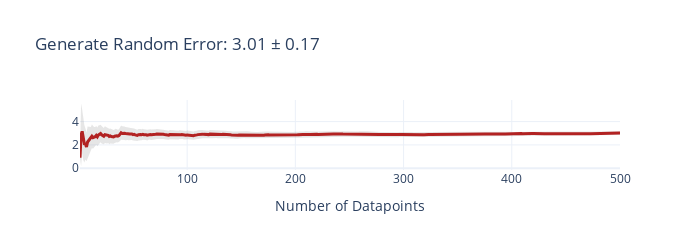
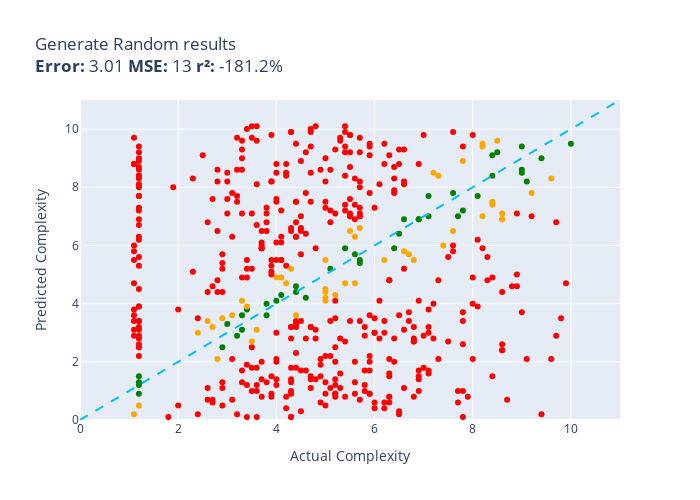

Notebook code cell kept with these figures, in order:
### Markdown cell above
#### Evaluator tests..

### Code cell
import random
random.seed(42)

def generate_random(code):
  num = random.randint(1,101)
  return num / 10.0

evaluate(generate_random, test_set, size=test_size)

### Figure 1 — Plotly figure (JSON) as saved in the notebook; plotly's stock layout.template omitted (floating-point values rounded to 4 significant figures; data arrays with more than 128 entries replaced by an {"elided": "..."} marker saying what was removed)
{"data": [{"fill": "toself", "fillcolor": "rgba(128,128,128,0.2)", "hoverinfo": "skip", "line": {"color": "rgba(255,255,255,0)"}, "name": "95% CI", "showlegend": false, "type": "scatter", "x": {"elided": "1000 int values"}, "y": {"elided": "1000 float values"}}, {"customdata": {"elided": "500x1 float values"}, "hovertemplate": "n=%{x}<br>Avg Error=%{y:,.2f}<br>±95% CI=%{customdata[0]:,.2f}<extra></extra>", "line": {"color": "firebrick", "width": 3}, "mode": "lines", "name": "Cumulative Avg Error", "type": "scatter", "x": {"elided": "500 int values"}, "y": {"elided": "500 float values"}}], "layout": {"height": 250, "showlegend": false, "title": {"text": "Generate Random Error: 3.01 ± 0.17"}, "width": 700, "xaxis": {"title": {"text": "Number of Datapoints"}}}}

### Figure 2 — Plotly figure (JSON) as saved in the notebook; plotly's stock layout.template omitted (floating-point values rounded to 4 significant figures; data arrays with more than 128 entries replaced by an {"elided": "..."} marker saying what was removed)
{"data": [{"customdata": [["(function (stmt, cfg) { this.log(\"saveSt...<br>Guess=8.2 Actual=9.1"], ["const decojs = (str) => { var i , curCha...<br>Guess=9.5 Actual=10.0"], ["const parent = () => { var ce = this.con...<br>Guess=2.9 Actual=3.2"], ["(function(rm, oRoadMap, oStep, aAddition...<br>Guess=8.4 Actual=8.4"], ["const getFormatterResults = () => { cons...<br>Guess=1.3 Actual=1.2"], ["const activateSender = (callback, sender...<br>Guess=3.8 Actual=3.4"], ["const computeStackTrace = (ex, depth) =>...<br>Guess=5.9 Actual=6.4"], ["const setbit = (key, offset, value, req)...<br>Guess=4.6 Actual=4.4"], ["const eq = (a, b, stack) => { // Identic...<br>Guess=9.0 Actual=9.4"], ["const getReference = ( referenceFile ) =...<br>Guess=6.9 Actual=6.6"], ["(function(editorContext, context, astMan...<br>Guess=7.2 Actual=7.8"], ["const fitWithPointLabels = (scale) => { ...<br>Guess=6.4 Actual=6.5"], ["(function(name, value) { var self = this...<br>Guess=0.9 Actual=1.2"], ["(function(index, filters) { // We begin ...<br>Guess=7.7 Actual=7.1"], ["const getSott = (callback, config, start...<br>Guess=1.5 Actual=1.2"], ["(function (code, options) { var exports ...<br>Guess=7.8 Actual=7.6"], ["(function (widgetName, widgetSkinObj) { ...<br>Guess=7.0 Actual=7.7"], ["(function(item) { var id = item.id || it...<br>Guess=4.2 Actual=4.6"], ["const rehydrate = (scope, obj, def, node...<br>Guess=9.4 Actual=9.0"], ["(function() { var self = this; // Stop p...<br>Guess=6.9 Actual=6.9"], ["const touchstart = (e) => { var i = -1, ...<br>Guess=4.0 Actual=3.8"], ["(function (oImport) { var bIsFileValid =...<br>Guess=4.4 Actual=4.4"], ["const parseSwitchCase = () => { var test...<br>Guess=4.3 Actual=4.1"], ["(function (node) { var recMarker = jsonU...<br>Guess=3.1 Actual=3.3"], ["const copyOwnProperties = (src, dst, ove...<br>Guess=3.6 Actual=3.3"], ["const CleanValue = (config, value) => { ...<br>Guess=8.6 Actual=9.0"], ["(function(e, oSelf) { // This blurs the ...<br>Guess=8.5 Actual=9.0"], ["const resolveModule = (module) => { debu...<br>Guess=2.5 Actual=2.9"], ["const parseEncodedUrl = (encodedUrl) => ...<br>Guess=6.9 Actual=6.9"], ["const recreateError = (err) => { const C...<br>Guess=7.0 Actual=7.1"], ["(function (level, message, tag, data) { ...<br>Guess=7.7 Actual=8.1"], ["const ActivityPoller = (name, domain, op...<br>Guess=5.2 Actual=5.1"], ["const logWrap = (level) => { return func...<br>Guess=5.4 Actual=5.7"], ["(function(sPropertyName, sSortOrder) { v...<br>Guess=4.1 Actual=4.0"], ["(function (newData, clobber, silent) { v...<br>Guess=9.2 Actual=8.5"], ["const traverseThroughObject = (lookup, d...<br>Guess=5.9 Actual=5.4"], ["const GPT = ( options ) => { if( !(this ...<br>Guess=5.7 Actual=5.6"], ["(function ( name, value, offset, domain,...<br>Guess=9.1 Actual=8.4"], ["(function(widget_title) { if (Lava.schem...<br>Guess=3.3 Actual=3.0"], ["(function(input) { var needstesting = !t...<br>Guess=1.2 Actual=1.2"], ["const aaObtainFurthestBlock = (p, format...<br>Guess=3.6 Actual=3.8"], ["const prettyDate = (time, useCompactForm...<br>Guess=5.5 Actual=5.7"]], "hovertemplate": "%{customdata[0]}<extra></extra>", "legendgroup": "green", "marker": {"color": "green", "size": 6, "symbol": "circle"}, "mode": "markers", "name": "green", "orientation": "v", "showlegend": true, "type": "scatter", "x": [9.1, 10.0, 3.2, 8.4, 1.2, 3.4, 6.4, 4.4, 9.4, 6.6, 7.8, 6.5, 1.2, 7.1, 1.2, 7.6, 7.7, 4.6, 9.0, 6.9, 3.8, 4.4, 4.1, 3.3, 3.3, 9.0, 9.0, 2.9, 6.9, 7.1, 8.1, 5.1, 5.7, 4.0, 8.5, 5.4, 5.6, 8.4, 3.0, 1.2, 3.8, 5.7], "xaxis": "x", "y": [8.2, 9.5, 2.9, 8.4, 1.3, 3.8, 5.9, 4.6, 9.0, 6.9, 7.2, 6.4, 0.9, 7.7, 1.5, 7.8, 7.0, 4.2, 9.4, 6.9, 4.0, 4.4, 4.3, 3.1, 3.6, 8.6, 8.5, 2.5, 6.9, 7.0, 7.7, 5.2, 5.4, 4.1, 9.2, 5.9, 5.7, 9.1, 3.3, 1.2, 3.6, 5.5], "yaxis": "y"}, {"customdata": {"elided": "410x1 str values"}, "hovertemplate": "%{customdata[0]}<extra></extra>", "legendgroup": "red", "marker": {"color": "red", "size": 6, "symbol": "circle"}, "mode": "markers", "name": "red", "orientation": "v", "showlegend": true, "type": "scatter", "x": {"elided": "410 float values"}, "xaxis": "x", "y": {"elided": "410 float values"}, "yaxis": "y"}, {"customdata": [["const leaveFromCurrentSegment = (analyze...<br>Guess=3.6 Actual=3.1"], ["(function (params) { var algorithm = par...<br>Guess=7.0 Actual=8.2"], ["(function(s) { s = tinymce.trim(s); func...<br>Guess=0.5 Actual=1.2"], ["(function(obj) { var pruned = {}; _.each...<br>Guess=3.0 Actual=2.4"], ["(function (out) { var cfg = this._cfg; v...<br>Guess=6.5 Actual=7.6"], ["(function(value, silent) { var beforeRet...<br>Guess=5.5 Actual=6.2"], ["const getTemplateFromDomElement = (domEl...<br>Guess=4.5 Actual=5.0"], ["const updateElement = ( element, status ...<br>Guess=7.8 Actual=9.2"], ["function installRequirementsIfNeeded( se...<br>Guess=6.9 Actual=8.6"], ["(function (name, languages) { var langua...<br>Guess=4.9 Actual=4.0"], ["(function(current_templates) { var i = 1...<br>Guess=4.7 Actual=5.4"], ["const getToken = (options) => { return n...<br>Guess=3.6 Actual=4.4"], ["const Decoder = () => { var skip = 0 // ...<br>Guess=4.7 Actual=4.2"], ["(function () { var clearedIntersectedEls...<br>Guess=9.4 Actual=8.2"], ["(function(isInstant) { if (this._lastDra...<br>Guess=3.5 Actual=2.9"], ["(function(poly1, poly2, n, dist) { var a...<br>Guess=4.2 Actual=5.0"], ["(function(options) { var r = null; if (o...<br>Guess=4.1 Actual=5.0"], ["const render = (element, opts) => { opts...<br>Guess=8.3 Actual=9.6"], ["(function(language_slug, project_slug, r...<br>Guess=6.9 Actual=8.6"], ["const isValid = (type, value) => { switc...<br>Guess=9.6 Actual=8.5"], ["const decode = (mgrsString) => { if (mgr...<br>Guess=7.5 Actual=8.4"], ["const notifyHook = (e) => { message_coun...<br>Guess=4.7 Actual=5.6"], ["(function() { var ti, p, source; if(this...<br>Guess=5.5 Actual=5.0"], ["const buildQuery = (opts, globalSearch) ...<br>Guess=4.9 Actual=4.1"], ["(function(name, color, location, display...<br>Guess=2.1 Actual=2.8"], ["const existing_stats = (stats_type, buck...<br>Guess=3.1 Actual=3.6"], ["const calculateDiff = () => { // we need...<br>Guess=5.5 Actual=6.8"], ["const parseGroupExpression = () => { var...<br>Guess=8.9 Actual=7.8"], ["(function(transaction, event) { var succ...<br>Guess=5.2 Actual=4.3"], ["const FusionPoseSensor = (kFilter, predi...<br>Guess=6.6 Actual=5.7"], ["const patch = (oOldDom, oNewDom) => { //...<br>Guess=7.4 Actual=8.4"], ["const evaluateLatch = (resolver, options...<br>Guess=6.0 Actual=7.4"], ["const bcdiv = (left_operand, right_opera...<br>Guess=4.4 Actual=5.0"], ["(function() { if (typeof this.__options....<br>Guess=5.8 Actual=6.6"], ["const getBlocks = ( text ) => { var bloc...<br>Guess=8.5 Actual=7.2"], ["const parser = (file, callback) => { // ...<br>Guess=9.5 Actual=8.2"], ["const cache = (options) => { if (is.bool...<br>Guess=4.1 Actual=3.3"], ["const getDestinations = (rootTree, locat...<br>Guess=0.2 Actual=1.1"], ["const removeElement = ( element, enterTa...<br>Guess=6.5 Actual=5.5"], ["function createPlaneVertices( width, dep...<br>Guess=8.4 Actual=7.3"], ["(function(args, data, msg) { if (typeof ...<br>Guess=3.9 Actual=3.4"], ["(function(property) { if( property === '...<br>Guess=3.4 Actual=2.6"], ["(function(root,new$,old,caret) { var nl ...<br>Guess=7.1 Actual=8.6"], ["(function (url, callback, options) { ret...<br>Guess=2.7 Actual=3.5"], ["const trigger = (event) => { var args; v...<br>Guess=6.3 Actual=5.6"], ["const parseBindings = (bindings) => { va...<br>Guess=4.3 Actual=5.2"], ["const DistanceJoint = (def, bodyA, bodyB...<br>Guess=5.7 Actual=6.7"], ["const handleMessage = (peer, msg, callba...<br>Guess=3.2 Actual=2.7"]], "hovertemplate": "%{customdata[0]}<extra></extra>", "legendgroup": "orange", "marker": {"color": "orange", "size": 6, "symbol": "circle"}, "mode": "markers", "name": "orange", "orientation": "v", "showlegend": true, "type": "scatter", "x": [3.1, 8.2, 1.2, 2.4, 7.6, 6.2, 5.0, 9.2, 8.6, 4.0, 5.4, 4.4, 4.2, 8.2, 2.9, 5.0, 5.0, 9.6, 8.6, 8.5, 8.4, 5.6, 5.0, 4.1, 2.8, 3.6, 6.8, 7.8, 4.3, 5.7, 8.4, 7.4, 5.0, 6.6, 7.2, 8.2, 3.3, 1.1, 5.5, 7.3, 3.4, 2.6, 8.6, 3.5, 5.6, 5.2, 6.7, 2.7], "xaxis": "x", "y": [3.6, 7.0, 0.5, 3.0, 6.5, 5.5, 4.5, 7.8, 6.9, 4.9, 4.7, 3.6, 4.7, 9.4, 3.5, 4.2, 4.1, 8.3, 6.9, 9.6, 7.5, 4.7, 5.5, 4.9, 2.1, 3.1, 5.5, 8.9, 5.2, 6.6, 7.4, 6.0, 4.4, 5.8, 8.5, 9.5, 4.1, 0.2, 6.5, 8.4, 3.9, 3.4, 7.1, 2.7, 6.3, 4.3, 5.7, 3.2], "yaxis": "y"}, {"hoverinfo": "skip", "line": {"color": "deepskyblue", "dash": "dash", "width": 2}, "mode": "lines", "name": "y = x", "showlegend": false, "type": "scatter", "x": [0, 11], "y": [0, 11]}], "layout": {"height": 500, "legend": {"title": {"text": "color"}, "tracegroupgap": 0}, "showlegend": false, "title": {"text": "Generate Random results<br><b>Error:</b> 3.01 <b>MSE:</b> 13 <b>r²:</b> -181.2%"}, "width": 700, "xaxis": {"anchor": "y", "domain": [0, 1], "range": [0, 11], "title": {"text": "Actual Complexity"}}, "yaxis": {"anchor": "x", "domain": [0, 1], "range": [0, 11], "title": {"text": "Predicted Complexity"}}}}
